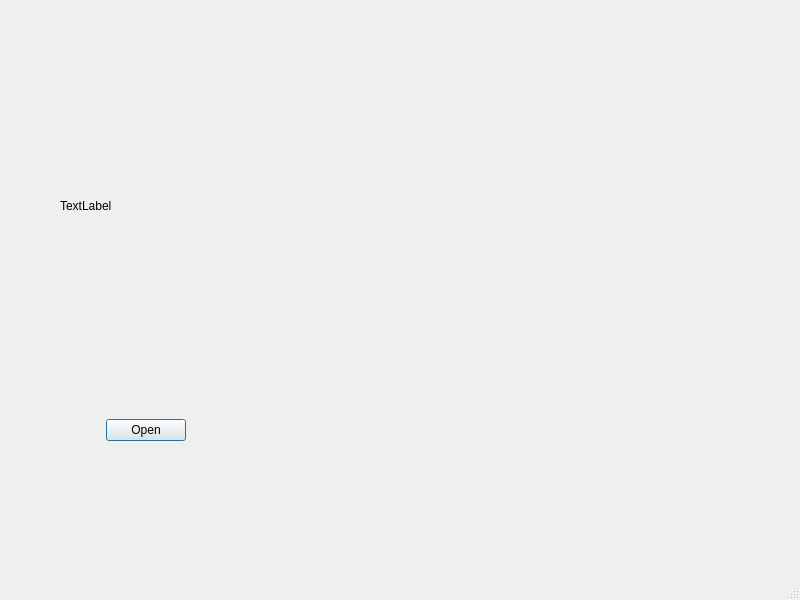
<?xml version="1.0" encoding="UTF-8"?>
<ui version="4.0">
 <class>MainWindow</class>
 <widget class="QMainWindow" name="MainWindow">
  <property name="geometry">
   <rect>
    <x>0</x>
    <y>0</y>
    <width>800</width>
    <height>600</height>
   </rect>
  </property>
  <property name="windowTitle">
   <string>MainWindow</string>
  </property>
  <widget class="QWidget" name="centralwidget">
   <widget class="QLabel" name="Original_Image">
    <property name="geometry">
     <rect>
      <x>60</x>
      <y>70</y>
      <width>291</width>
      <height>271</height>
     </rect>
    </property>
    <property name="autoFillBackground">
     <bool>true</bool>
    </property>
    <property name="text">
     <string>TextLabel</string>
    </property>
   </widget>
   <widget class="QDialogButtonBox" name="buttonBox">
    <property name="geometry">
     <rect>
      <x>60</x>
      <y>400</y>
      <width>171</width>
      <height>61</height>
     </rect>
    </property>
    <property name="standardButtons">
     <set>QDialogButtonBox::Open</set>
    </property>
    <property name="centerButtons">
     <bool>true</bool>
    </property>
   </widget>
  </widget>
  <widget class="QMenuBar" name="menubar">
   <property name="geometry">
    <rect>
     <x>0</x>
     <y>0</y>
     <width>800</width>
     <height>26</height>
    </rect>
   </property>
  </widget>
  <widget class="QStatusBar" name="statusbar"/>
 </widget>
 <resources/>
 <connections/>
</ui>
